Frame 1 (no input): blank canvas, image omitted
Frame 60 (the mouse pressed at the canvas centre just before this capture): blank canvas, image omitted
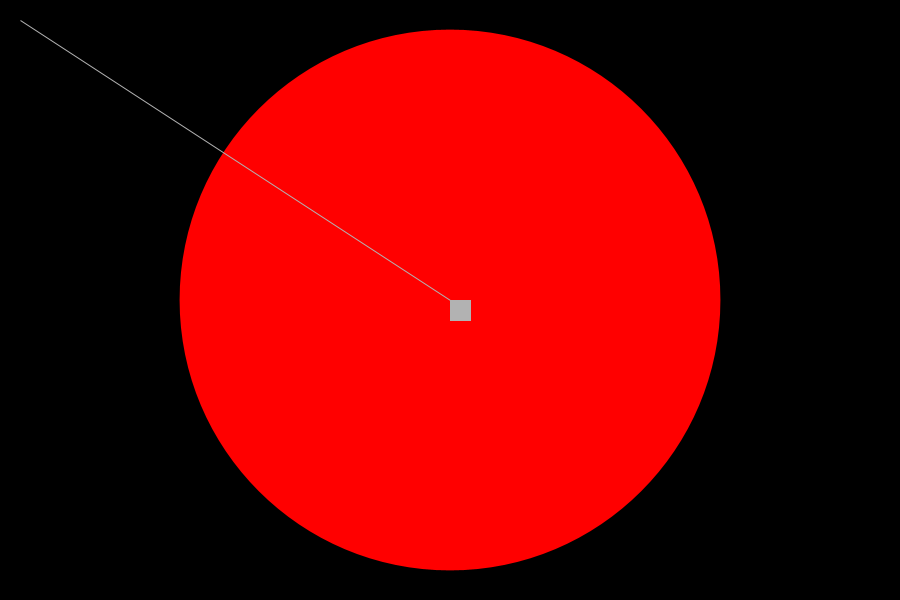
Frame 120 (the mouse held since frame 60 and released just before this capture)

The Processing sketch whose frames 1 and 60 were blank and that drew this single picture after the mouse press (run headless with seeded random() and noise(); from frame 60 on, the mouse is pressed at the canvas centre):

// Processing sketch: processing_13069
// ── processing_13069.pde

int startX, startY;
float length, radius, diameter;
float stretch = 0.5;
float colour;
color r=100, g=150, b=200, a=200;
 
void setup() {
  size(900, 600);
  frameRate(30);
  colorMode(HSB, width, 100, 100, 100);
  smooth();
}
 
void draw() {
  background(0);
  if(startX < width / 2) colour = startX + width / 2;
  else colour = startX - width / 2;
  g = color(colour,100,100);
  a = color(0,0,70);
  length=sqrt(sq(startX)+sq(startY));
  
  if(mousePressed) {
    if(radius != length) radius += length * ((length-radius) / length) * stretch;
    diameter = radius * 1;
    noStroke();
    fill(g);
    ellipse(mouseX, mouseY, diameter, diameter);
    ellipse(mouseX, mouseY, 5, 5);
    stroke(a);
    line(startX, startY, mouseX, mouseY);
    fill(a);
    rect (mouseX, mouseY, 20, 20);
    triangle (mouseX, mouseY, 20, 20, 20, 20);
  }
}
 
void mousePressed(){
  startX = mouseX;
  startY = mouseY;
}
 
void mouseReleased(){
  length = 0;
  radius = 0;
}
